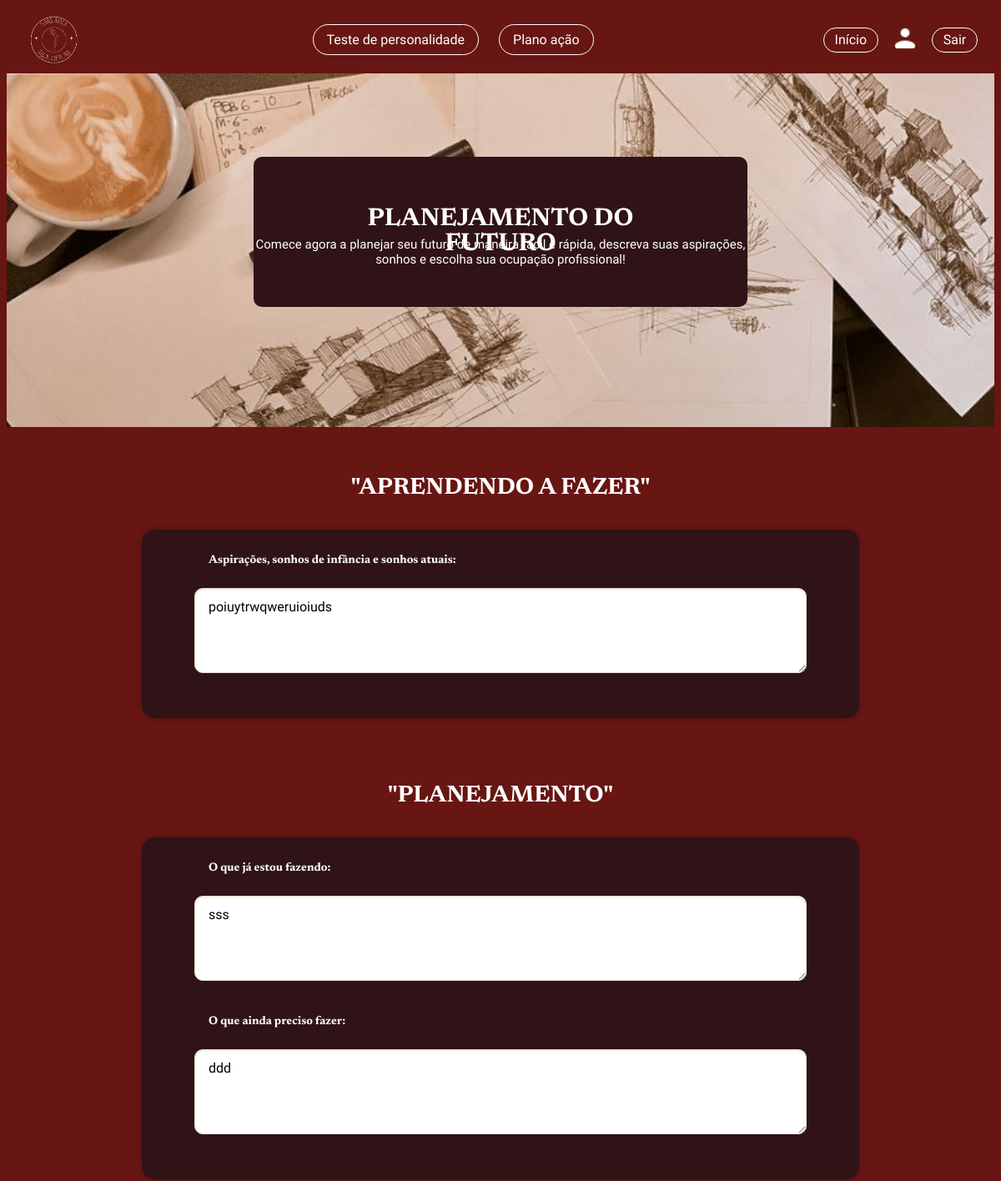
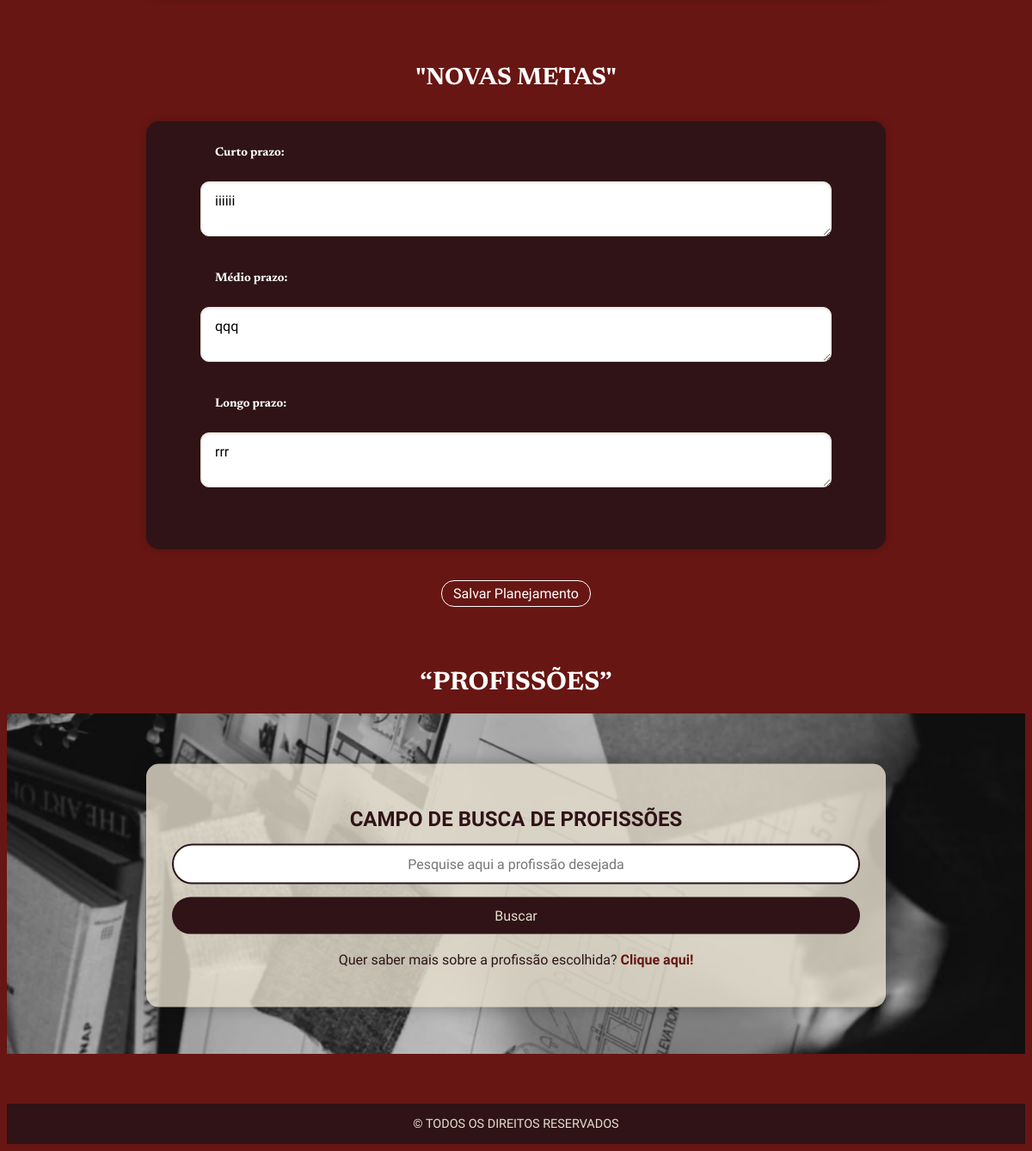
The page /view/form_planejamento.php (signed in) on the database its author committed (2 pictures, top to bottom).
### tables this page shows
CREATE TABLE `planejamento` (
  `id` int(11) NOT NULL,
  `usuario_id` int(11) NOT NULL,
  `aprendendo` text DEFAULT NULL,
  `fazendo` text DEFAULT NULL,
  `preciso` text DEFAULT NULL,
  `meta_curto` text DEFAULT NULL,
  `meta_medio` text DEFAULT NULL,
  `meta_longo` text DEFAULT NULL,
  `data_atualizacao` datetime DEFAULT current_timestamp() ON UPDATE current_timestamp()
);

### controller/ProjetoController.php (called while the page is built, shortened)
<?php
require_once 'C:\Turma2\xampp\htdocs\projetodevida\model\ProjetoModel.php';
class ProjetoController
{
    private $projetoModel;
    public function __construct($pdo)
    {
        $this->projetoModel = new ProjetoModel($pdo);
    }
    public function buscarPlanejamento($usuario_id)
    {
        return $this->projetoModel->buscarPorUsuario($usuario_id);
    }
}

### model/ProjetoModel.php (called while the page is built, shortened)
<?php
class ProjetoModel
{
     private $pdo;
    public function __construct($pdo)
    {
        $this->pdo = $pdo;
    }
    public function buscarPorUsuario($usuario_id)
    {
        $sql = "SELECT * FROM planejamento WHERE usuario_id = :usuario_id LIMIT 1";
        $stmt = $this->pdo->prepare($sql);
        $stmt->bindValue(':usuario_id', $usuario_id, PDO::PARAM_INT);
        $stmt->execute();
        return $stmt->fetch(PDO::FETCH_ASSOC);
    }
}

### view/form_planejamento.php (the view, shortened to what this page needs)
<?php
require_once "../config.php";
require_once "../model/ProjetoModel.php";
require_once "../controller/ProjetoController.php";
$controller = new ProjetoController($pdo);
$usuario_id = $_SESSION['usuario_id'];
$planejamento = $controller->buscarPlanejamento($usuario_id);
?>
<!DOCTYPE html>
<html lang="pt-BR">
<head>
    <link rel="stylesheet" href="../css/estilo_planejamento.css">
</head>
<body>
    <header class="header-sobre">
        <img src="../imagens/logo.png" alt="logo" class="logo">
        <nav>
            <ul class="menu-central">
                <li><a href="teste_personalidade.php">Teste de personalidade</a></li>
                <li><a href="plano_acao.php">Plano ação</a></li>
            </ul>
        </nav>
        <div class="perfil-wrapper">
            <a href="../index.php" class="sair">Início</a>
            <a href="../view/perfil.php" class="icone-perfil-link">
                <img src="../imagens/usuario.png" alt="Perfil" class="icone-perfil">
            </a>
            <a href="logout.php" class="sair">Sair</a>
        </div>
    </header>
    <div class="container-plano">
        <h1 class="titulo-plano">PLANEJAMENTO DO FUTURO</h1>
        <p class="descricao">Comece agora a planejar seu futuro de maneira fácil e rápida, descreva suas aspirações, <br> sonhos e escolha sua ocupação profissional!</p>
    </div>
    <br><br>
    <h2 class="titulos">"APRENDENDO A FAZER"</h2>
    <section class="fazer">
        <label class="instrucoes">Aspirações, sonhos de infância e sonhos atuais:</label><br />
            <textarea name="aprendendo" rows="4" cols="50"><?php echo htmlspecialchars($planejamento['aprendendo'] ?? '') ?></textarea>
    </section>
    <br><br>
<h2 class="titulos">"PLANEJAMENTO"</h2>
    <section class="planejamento">
        <label class="instrucoes">O que já estou fazendo:</label><br />
        <textarea name="fazendo" rows="4" cols="50"><?php echo htmlspecialchars($planejamento['fazendo'] ?? '') ?></textarea><br />
        <label class="instrucoes">O que ainda preciso fazer:</label><br />
        <textarea name="preciso" rows="4" cols="50"><?php echo htmlspecialchars($planejamento['preciso'] ?? '') ?></textarea>
    </section>
    <br><br>
 <h2 class="titulos">"NOVAS METAS"</h2>
    <section class="metas">
        <label class="instrucoes">Curto prazo:</label><br />
        <textarea name="meta_curto" rows="2" cols="50"><?php echo htmlspecialchars($planejamento['meta_curto'] ?? '') ?></textarea><br />
        <label class="instrucoes">Médio prazo:</label><br />
        <textarea name="meta_medio" rows="2" cols="50"><?php echo htmlspecialchars($planejamento['meta_medio'] ?? '') ?></textarea><br />
        <label class="instrucoes">Longo prazo:</label><br />
        <textarea name="meta_longo" rows="2" cols="50"><?php echo htmlspecialchars($planejamento['meta_longo'] ?? '') ?></textarea><br />
    </section>
   <div class="botao-container">
  <button type="submit" class="botao-salvar">Salvar Planejamento</button>
</div>
    <br><br><br>
 <h1 class="titulo-profissoes">“PROFISSÕES”</h1>
    <div class="profissoes">
    <div class="search-box">
        <h2>CAMPO DE BUSCA DE PROFISSÕES</h2>
        <form class="search-form" action="detalhes_profissao.php" method="get">
            <input type="text" name="busca" placeholder="Pesquise aqui a profissão desejada" required>
            <button type="submit">Buscar</button>
        </form>
        <p class="more-info">Quer saber mais sobre a profissão escolhida?
            <a href="todas_profissoes.php">Clique aqui!</a>
        </p>
    </div>
</div>
<br><br><br>
<footer>© TODOS OS DIREITOS RESERVADOS</footer>
</body>
</html>

### rows shown on the page
planejamento: aprendendo "poiuytrwqweruioiuds", fazendo "sss", preciso "ddd", meta_curto "iiiiii", meta_medio "qqq", meta_longo "rrr"
